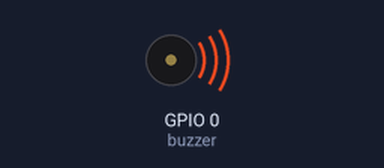
A sketch run on a simulated ESP32. Parts: buzzer (waves = sounding).

Above: at 0.1 s.
Timing chart, 0 to 40.0 s (numbered marks = the images above):
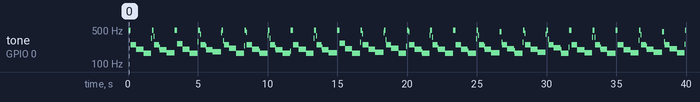

Measured:
- by itself, tone on GPIO 0 (buzzer): plays 498 Hz for 0.16 s, 250 Hz for 0.40 s, 202 Hz for 0.52 s, 166 Hz for 0.56 s, 341 Hz for 0.04 s, 498 Hz for 0.12 s … (145 notes in this stretch)

The sketch:

ky006-esp32.ino
```cpp
///////////////////////////////////////
// KY0-006 Passive buzzer YT Tutorial//
///////////////////////////////////////
int buzzer = 0;  // Declaration of the buzzer output pin
void setup() {
  pinMode(buzzer, OUTPUT);  // Initialize as output pin
}
void loop() {
  unsigned char i;
  while (1) {
    // The signal consists of a square wave voltage.
    // Turning the buzzer on and off will generate a tone that roughly corresponds to the frequency.
    // The frequency is defined by the length of the on and off phase.

    //Tone 1
    for (i = 0; i < 80; i++) {
      digitalWrite(buzzer, HIGH);
      delay(1);
      digitalWrite(buzzer, LOW);
      delay(1);
    }
    //Tone 2
    for (i = 0; i < 100; i++) {
      digitalWrite(buzzer, HIGH);
      delay(2);
      digitalWrite(buzzer, LOW);
      delay(2);
    }
    //Tone 3
    for (i = 0; i < 100; i++) {
      digitalWrite(buzzer, HIGH);
      delay(3);
      digitalWrite(buzzer, LOW);
      delay(2);
    }
    //Tone 4
    for (i = 0; i < 100; i++) {
      digitalWrite(buzzer, HIGH);
      delay(2);
      digitalWrite(buzzer, LOW);
      delay(4);
    }
  }
}
```
